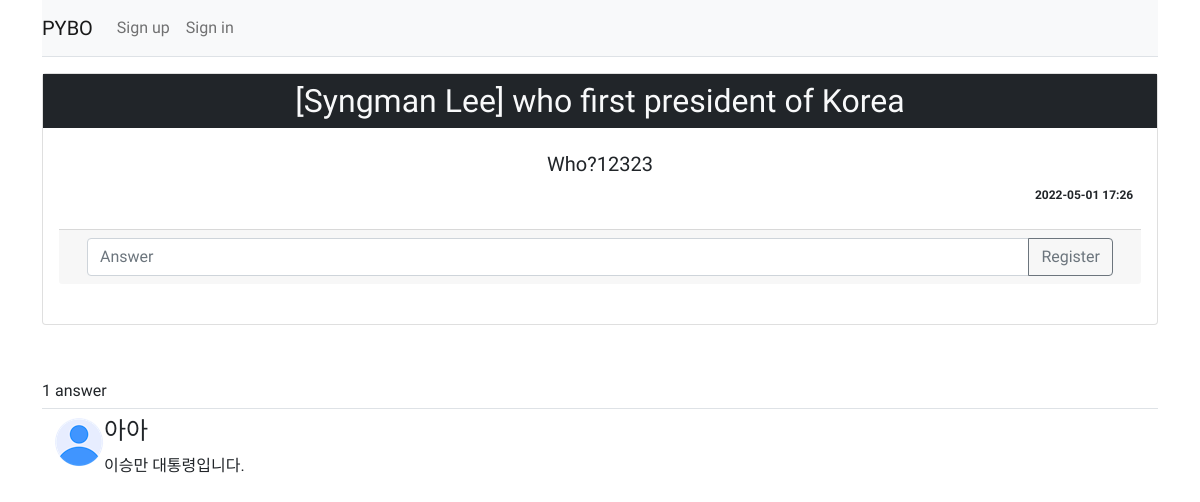
Page /question/detail/28/ on the committed database.
### pybo/models.py (models this page shows)
class Question(db.Model):
    id = db.Column(db.Integer(), primary_key=True)
    subject = db.Column(db.String(200), nullable = False)
    content = db.Column(db.Text(), nullable = False)
    create_date = db.Column(db.DateTime(), nullable = False)
    user_id = db.Column(db.Integer(), db.ForeignKey("user.id", ondelete="CASCADE") , nullable=False)
    user = db.relationship("User", backref=db.backref("question_set"))
    modify_date = db.Column(db.DateTime(), nullable=True)

class Answer(db.Model):
    id = db.Column(db.Integer(), primary_key = True)
    question_id = db.Column(db.Integer(), db.ForeignKey("question.id", ondelete="CASCADE"))
    question = db.relationship("Question", backref=db.backref("answer_set"))
    content = db.Column(db.Text(), nullable = False)
    create_date = db.Column(db.DateTime(), nullable = False)
    user_id = db.Column(db.Integer(), db.ForeignKey("user.id", ondelete="CASCADE") , nullable=False)
    user = db.relationship("User", backref=db.backref("answer_set"))
    modify_date = db.Column(db.DateTime(), nullable=True)

### pybo/views/question_views.py (the view)
@bp.route("/detail/<int:question_id>/")
def detail(question_id):
    question = Question.query.get_or_404(question_id)
    form = AnswerForm()
    return render_template("question/question_detail.html", question=question, form=form)

### pybo/forms.py
class AnswerForm(FlaskForm):
    content = TextAreaField("Content", validators=[DataRequired("Content is require field")])

### pybo/filters.py (called while the page is built)
def format_datetime(value, imt = "%Y-%m-%d %H:%M"):
    return value.strftime(imt)

### pybo/views/auth_views.py (called while the page is built)
@bp.before_app_request
def load_logged_in_user():
    user_id = session.get("user_id")
    if user_id is None:
        g.user = None
    else:
        g.user = User.query.get(user_id)

### pybo/templates/question/question_detail.html (shortened to what this page needs)
{% extends "base.html" %}
{% block content %}
<div class="container my-3">
  <div class="card">
    <div class="card-title bg-dark text-center text-light pt-2">
      <h2>{{ question.subject }}</h2>
    </div>
    <div class="card-body">
      <div class="card-text lead text-center h1">{{ question.content }}</div>
      <div class="d-flex justify-content-end">
        <small class="badge text-dark">{{ question.create_date|datetime }}</small>
      </div>
      <div class="card-footer my-4">
        <form action="{{ url_for('answer.create', question_id=question.id) }}" method="post">
          <div class="container">
            <div class="input-group">
              <input class="form-control" aria-describedby="input-addon" name="content" placeholder="Answer">
             <button class="btn btn-outline-secondary" id="input-addon">Register</button>
            </div>
          </div>
        </form>
      </div>
    </div>
  </div>
  <br><br>
  <h6 class="border-bottom py-2">{{ question.answer_set|length }} answer</h6>
  <div class="container">
    {% for answer in question.answer_set %}
      <div class="d-flex ustify-content-start mb-4 p_wra">
        <div>
        <img src="{{ url_for('static', filename="user.png") }}">
        </div>
        <div style="width:100%">
          <h4>아아</h4>
          <p>{{ answer.content }}</p>
        </div>
      </div>
      {% endfor %}
    </div>
</div>
{% endblock %}

### pybo/static/style.css (style rules this page uses)
body { font-family: 'Roboto Condensed', sans-serif; }
.p_wra { white-space:normal; }

### rows in the picture
Question: subject "[Syngman Lee] who first president of Korea", content "Who?12323", create_date "2022-05-01 17:26"
Answer: content "이승만 대통령입니다."

### other values in the picture
{{ question.answer_set|length }} "1"
